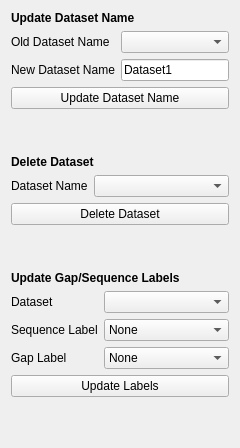
         <widget class="QWidget" name="tab_11">
          <attribute name="title">
           <string>Dataset Utils</string>
          </attribute>
          <layout class="QVBoxLayout" name="verticalLayout_14">
           <item>
            <widget class="QLabel" name="label_4">
             <property name="font">
              <font>
               <weight>75</weight>
               <bold>true</bold>
              </font>
             </property>
             <property name="text">
              <string>Update Dataset Name</string>
             </property>
            </widget>
           </item>
           <item>
            <layout class="QFormLayout" name="formLayout_9">
             <item row="0" column="0">
              <widget class="QLabel" name="label_13">
               <property name="text">
                <string>Old Dataset Name</string>
               </property>
              </widget>
             </item>
             <item row="0" column="1">
              <widget class="QComboBox" name="molseeq_old_dataset_name"/>
             </item>
             <item row="1" column="0">
              <widget class="QLabel" name="label_29">
               <property name="text">
                <string>New Dataset Name</string>
               </property>
              </widget>
             </item>
             <item row="1" column="1">
              <widget class="QLineEdit" name="molseeq_new_dataset_name">
               <property name="text">
                <string>Dataset1</string>
               </property>
              </widget>
             </item>
            </layout>
           </item>
           <item>
            <widget class="QPushButton" name="molseeq_update_dataset_name">
             <property name="text">
              <string>Update Dataset Name</string>
             </property>
            </widget>
           </item>
           <item>
            <spacer name="verticalSpacer_13">
             <property name="orientation">
              <enum>Qt::Vertical</enum>
             </property>
             <property name="sizeHint" stdset="0">
              <size>
               <width>20</width>
               <height>40</height>
              </size>
             </property>
            </spacer>
           </item>
           <item>
            <widget class="QLabel" name="label_64">
             <property name="font">
              <font>
               <weight>75</weight>
               <bold>true</bold>
              </font>
             </property>
             <property name="text">
              <string>Delete Dataset</string>
             </property>
            </widget>
           </item>
           <item>
            <layout class="QFormLayout" name="formLayout_16">
             <item row="0" column="0">
              <widget class="QLabel" name="label_65">
               <property name="text">
                <string>Dataset Name</string>
               </property>
              </widget>
             </item>
             <item row="0" column="1">
              <widget class="QComboBox" name="delete_dataset_name"/>
             </item>
            </layout>
           </item>
           <item>
            <widget class="QPushButton" name="molseeq_delete_dataset">
             <property name="text">
              <string>Delete Dataset</string>
             </property>
            </widget>
           </item>
           <item>
            <spacer name="verticalSpacer_15">
             <property name="orientation">
              <enum>Qt::Vertical</enum>
             </property>
             <property name="sizeHint" stdset="0">
              <size>
               <width>20</width>
               <height>40</height>
              </size>
             </property>
            </spacer>
           </item>
           <item>
            <widget class="QLabel" name="label_66">
             <property name="font">
              <font>
               <weight>75</weight>
               <bold>true</bold>
              </font>
             </property>
             <property name="text">
              <string>Update Gap/Sequence Labels</string>
             </property>
            </widget>
           </item>
           <item>
            <layout class="QFormLayout" name="formLayout_18">
             <item row="0" column="0">
              <widget class="QLabel" name="label_67">
               <property name="text">
                <string>Dataset</string>
               </property>
              </widget>
             </item>
             <item row="0" column="1">
              <widget class="QComboBox" name="update_labels_dataset"/>
             </item>
             <item row="1" column="0">
              <widget class="QLabel" name="label_69">
               <property name="text">
                <string>Sequence Label</string>
               </property>
              </widget>
             </item>
             <item row="1" column="1">
              <widget class="QComboBox" name="sequence_label">
               <item>
                <property name="text">
                 <string>None</string>
                </property>
               </item>
               <item>
                <property name="text">
                 <string>A</string>
                </property>
               </item>
               <item>
                <property name="text">
                 <string>T</string>
                </property>
               </item>
               <item>
                <property name="text">
                 <string>C</string>
                </property>
               </item>
               <item>
                <property name="text">
                 <string>G</string>
                </property>
               </item>
               <item>
                <property name="text">
                 <string>D</string>
                </property>
               </item>
              </widget>
             </item>
             <item row="2" column="0">
              <widget class="QLabel" name="label_68">
               <property name="text">
                <string>Gap Label</string>
               </property>
              </widget>
             </item>
             <item row="2" column="1">
              <widget class="QComboBox" name="gap_label">
               <item>
                <property name="text">
                 <string>None</string>
                </property>
               </item>
               <item>
                <property name="text">
                 <string>A</string>
                </property>
               </item>
               <item>
                <property name="text">
                 <string>T</string>
                </property>
               </item>
               <item>
                <property name="text">
                 <string>C</string>
                </property>
               </item>
               <item>
                <property name="text">
                 <string>G</string>
                </property>
               </item>
               <item>
                <property name="text">
                 <string>D</string>
                </property>
               </item>
              </widget>
             </item>
            </layout>
           </item>
           <item>
            <widget class="QPushButton" name="molseeq_update_labels">
             <property name="text">
              <string>Update Labels</string>
             </property>
            </widget>
           </item>
           <item>
            <spacer name="verticalSpacer_16">
             <property name="orientation">
              <enum>Qt::Vertical</enum>
             </property>
             <property name="sizeHint" stdset="0">
              <size>
               <width>20</width>
               <height>40</height>
              </size>
             </property>
            </spacer>
           </item>
          </layout>
         </widget>
